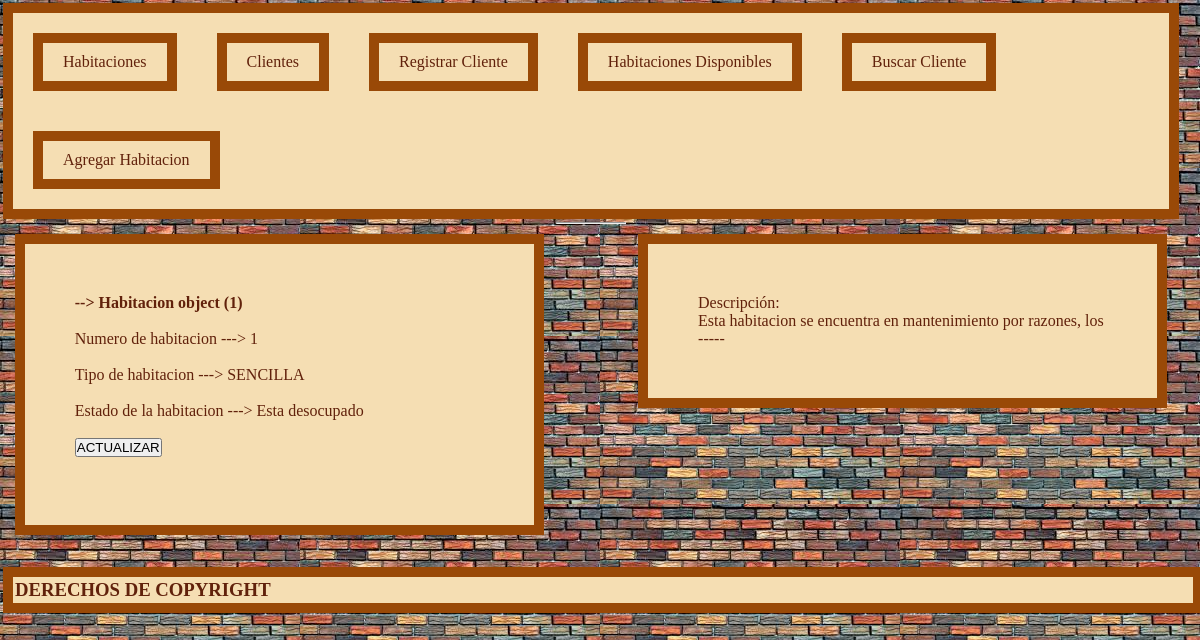
Screenshot of /hotel/1/ with the database file from the repository.
### hotel/models.py (models this page shows, shortened)
class Habitacion(models.Model):
    SENCILLA = 'SENCILLA'
    DOBLE  = 'DOBLE'
    MATRIMONIAL = 'MATRIMONIAL'
    SUITE       = 'SUITE'
    TIPO_DE_HABITACION = [
        (SENCILLA,  'Sencilla'),
        (DOBLE, 'Doble'),
        (MATRIMONIAL, 'Matrimonial'),
        (SUITE, 'Suite'),
    ]
    tipo = models.CharField(
        max_length = 15,
        choices = TIPO_DE_HABITACION,
        default = SENCILLA,
    ) #  seleccionar el tipo de habitacion.
    dias        = models.PositiveIntegerField(null = True) # Dias ocupado
    servicios   = models.PositiveIntegerField(null = True) # Servicios al dia
    numero      = models.PositiveIntegerField() # id de la habitacion
    estado      = models.BooleanField(default = False) # False = Ocupadoimineto = models.BooleanField(default = False)
    mantenimiento = models.BooleanField(default = False)
    descripcion = models.CharField(max_length = 100)

### hotel/views.py (the view)
# urls.py: path('<int:myID>/', HabitacionDetailView.as_view(), name = 'habi-detail'),
class HabitacionDetailView(View):
    def get(self, request, myID):
        obj = Habitacion.objects.get(id = myID)
        context = {
                'object': obj,
                }
        return render(request, 'hotel/habitacion_detail.html', context)

### hotel/templates/hotel/habitacion_detail.html (shortened to what this page needs)
{% extends 'base.html' %}
{% block body %}
<h1>--> {{ object }}</h1>
<br>
<p>
    Numero de habitacion --->
    {{ object.numero }}
</p>
<br>
<p>
    Tipo de habitacion --->
    {{ object.tipo }}
</p>
<br>
<p>
    Estado de la habitacion --->
    {% if object.estado %}
        Esta ocupado
    {% else %}
        Esta desocupado
    {% endif %}
</p>
<br>
<p>
    <button  onclick="location.href='update/'">ACTUALIZAR</button>
</p>
<br>
{% endblock %}
{% block descrip %}
<section class="descrip">
    <article>
        <p>
            Descripción:
        </p>
        {{ object.descripcion }}
    </article>
</section>
{% endblock %}

### hotel/static/css/estilos.css (style rules this page uses)
* { padding: 0; margin: 0; }
h1 { font-style:courier; }
body { background: url("images/ladrillos.jpg"); }
.main .descrip { width: 45%; float: right; margin: 1%; }
.main .descrip article { color:#61210B; padding: 50px; background: wheat; margin-bottom: 20px; border:rgb(153, 73, 7) 10px solid; }

### rows the page displays
Habitacion: id "Habitacion object (1)", numero "1", tipo "SENCILLA", descripcion "Esta habitacion se encuentra en mantenimiento por razones, los -----"
